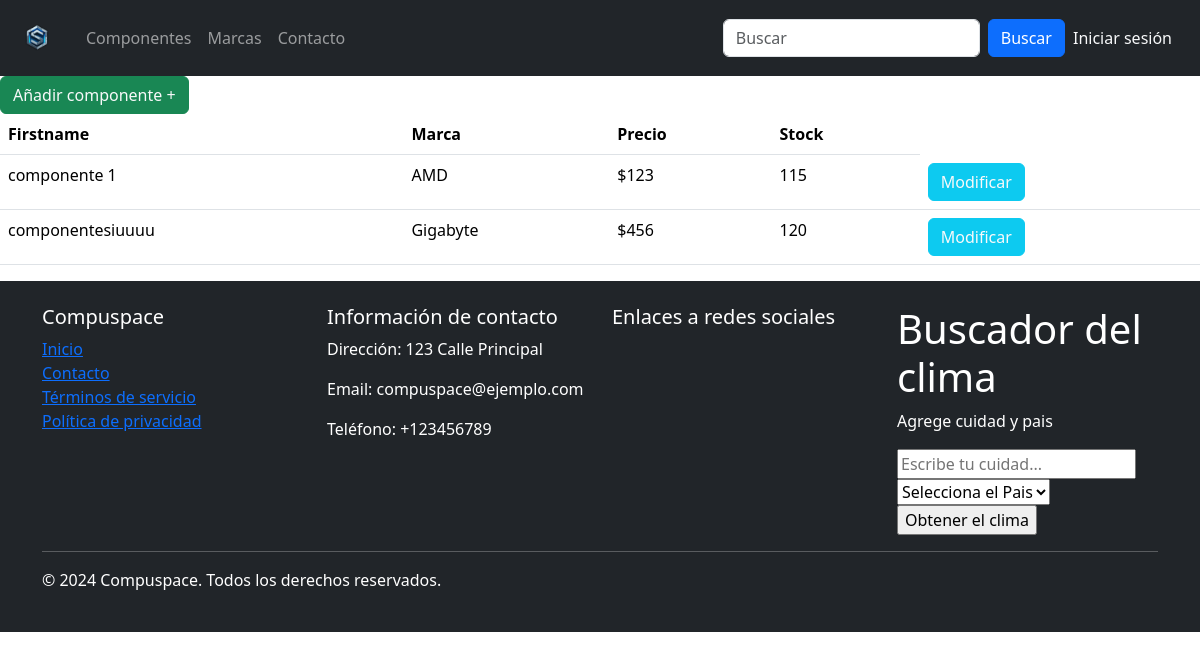
The page /listaProductos/ on the database its author committed.
### aplicacionCompuSpace/models.py (models this page shows)
class componente(models.Model):
    nombre = models.CharField(max_length=50)
    marca = models.CharField(max_length=50, choices=MARCAS)
    precio = models.IntegerField(validators=[MinValueValidator(0)])
    stock = models.IntegerField(validators=[MinValueValidator(0)])

### aplicacionCompuSpace/views.py (the view)
# urls.py: path('listaProductos/', listaProductos, name='listaProductos'),
def listaProductos(request):
    componentes = componente.objects.all()
    datos = {
        'componentes' : componentes
    }
    print(request)
    return render(request,'aplicacion/listaproductos.html',datos)

### aplicacionCompuSpace/templates/aplicacion/listaproductos.html
{% extends "plantillas/base.html" %}
{% load static %}
{% load humanize %}
{% load crispy_forms_tags %}
{% block contenido %}
<a href="{% url "detallecomponente" 0 %}" role="button" class="btn btn-success text-light">Añadir componente +</a>
<table class="table">
  <thead>
    <tr>
      <th>Firstname</th>
      <th>Marca</th>
      <th>Precio</th>
      <th>Stock</th>
    </tr>
  </thead>
  <tbody>
    {% for comp in componentes %}
    <tr>
      <td>{{comp.nombre}}</td>
      <td>{{comp.marca}}</td>
      <td>${{comp.precio | intcomma}}</td>
      <td>{{comp.stock}}</td>
      <td><a href="{% url "detallecomponente" comp.id %}" role="button" class="btn btn-info text-light">Modificar</a></td>
    </tr>
    {%endfor%}
  </tbody>
</table>
{% endblock contenido %}

### rows shown on the page
componente: nombre "componente 1", marca "AMD", precio "123", stock "115"
componente: nombre "componentesiuuuu", marca "Gigabyte", precio "456", stock "120"
